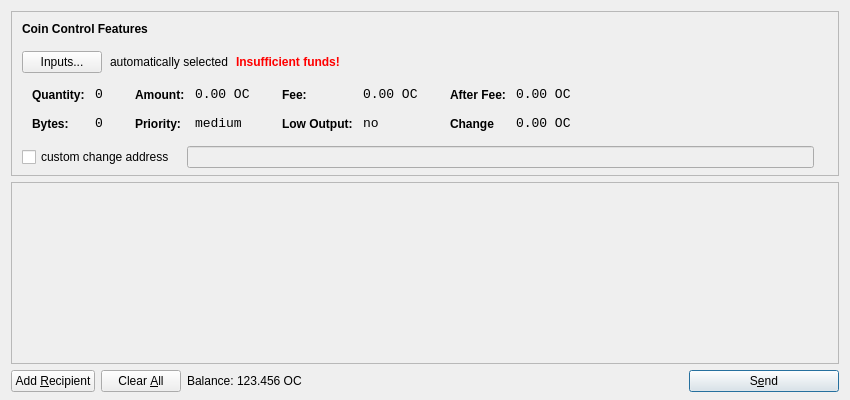
<?xml version="1.0" encoding="UTF-8"?>
<ui version="4.0">
 <class>SendCoinsDialog</class>
 <widget class="QDialog" name="SendCoinsDialog">
  <property name="geometry">
   <rect>
    <x>0</x>
    <y>0</y>
    <width>850</width>
    <height>400</height>
   </rect>
  </property>
  <property name="windowTitle">
   <string>Send Coins</string>
  </property>
  <layout class="QVBoxLayout" name="verticalLayout" stretch="0,1,0">
   <property name="bottomMargin">
    <number>8</number>
   </property>
   <item>
    <widget class="QFrame" name="frameCoinControl">
     <property name="sizePolicy">
      <sizepolicy hsizetype="Expanding" vsizetype="Expanding">
       <horstretch>0</horstretch>
       <verstretch>0</verstretch>
      </sizepolicy>
     </property>
     <property name="maximumSize">
      <size>
       <width>16777215</width>
       <height>16777215</height>
      </size>
     </property>
     <property name="frameShape">
      <enum>QFrame::StyledPanel</enum>
     </property>
     <property name="frameShadow">
      <enum>QFrame::Sunken</enum>
     </property>
     <layout class="QVBoxLayout" name="verticalLayoutCoinControl2">
      <property name="spacing">
       <number>-1</number>
      </property>
      <property name="leftMargin">
       <number>0</number>
      </property>
      <property name="topMargin">
       <number>0</number>
      </property>
      <property name="rightMargin">
       <number>0</number>
      </property>
      <property name="bottomMargin">
       <number>6</number>
      </property>
      <item>
       <layout class="QVBoxLayout" name="verticalLayoutCoinControl" stretch="0,0,0,0,1">
        <property name="spacing">
         <number>0</number>
        </property>
        <property name="leftMargin">
         <number>10</number>
        </property>
        <property name="topMargin">
         <number>10</number>
        </property>
        <item>
         <layout class="QHBoxLayout" name="horizontalLayoutCoinControl1">
          <property name="bottomMargin">
           <number>15</number>
          </property>
          <item>
           <widget class="QLabel" name="labelCoinControlFeatures">
            <property name="sizePolicy">
             <sizepolicy hsizetype="Preferred" vsizetype="Maximum">
              <horstretch>0</horstretch>
              <verstretch>0</verstretch>
             </sizepolicy>
            </property>
            <property name="font">
             <font>
              <weight>75</weight>
              <bold>true</bold>
             </font>
            </property>
            <property name="styleSheet">
             <string notr="true">font-weight:bold;</string>
            </property>
            <property name="text">
             <string>Coin Control Features</string>
            </property>
           </widget>
          </item>
         </layout>
        </item>
        <item>
         <layout class="QHBoxLayout" name="horizontalLayoutCoinControl2" stretch="0,0,0,0">
          <property name="spacing">
           <number>8</number>
          </property>
          <property name="bottomMargin">
           <number>10</number>
          </property>
          <item>
           <widget class="QPushButton" name="pushButtonCoinControl">
            <property name="styleSheet">
             <string notr="true"/>
            </property>
            <property name="text">
             <string>Inputs...</string>
            </property>
           </widget>
          </item>
          <item>
           <widget class="QLabel" name="labelCoinControlAutomaticallySelected">
            <property name="text">
             <string>automatically selected</string>
            </property>
            <property name="margin">
             <number>5</number>
            </property>
           </widget>
          </item>
          <item>
           <widget class="QLabel" name="labelCoinControlInsuffFunds">
            <property name="font">
             <font>
              <weight>75</weight>
              <bold>true</bold>
             </font>
            </property>
            <property name="styleSheet">
             <string notr="true">color:red;font-weight:bold;</string>
            </property>
            <property name="text">
             <string>Insufficient funds!</string>
            </property>
            <property name="margin">
             <number>5</number>
            </property>
           </widget>
          </item>
          <item>
           <spacer name="horizontalSpacerCoinControl">
            <property name="orientation">
             <enum>Qt::Horizontal</enum>
            </property>
            <property name="sizeHint" stdset="0">
             <size>
              <width>40</width>
              <height>1</height>
             </size>
            </property>
           </spacer>
          </item>
         </layout>
        </item>
        <item>
         <widget class="QWidget" name="widgetCoinControl" native="true">
          <property name="sizePolicy">
           <sizepolicy hsizetype="Preferred" vsizetype="Preferred">
            <horstretch>0</horstretch>
            <verstretch>0</verstretch>
           </sizepolicy>
          </property>
          <property name="minimumSize">
           <size>
            <width>0</width>
            <height>0</height>
           </size>
          </property>
          <property name="styleSheet">
           <string notr="true"/>
          </property>
          <layout class="QHBoxLayout" name="horizontalLayoutCoinControl5">
           <property name="margin">
            <number>0</number>
           </property>
           <item>
            <layout class="QHBoxLayout" name="horizontalLayoutCoinControl3" stretch="0,0,0,1">
             <property name="spacing">
              <number>20</number>
             </property>
             <property name="topMargin">
              <number>0</number>
             </property>
             <property name="bottomMargin">
              <number>10</number>
             </property>
             <item>
              <layout class="QFormLayout" name="formLayoutCoinControl1">
               <property name="horizontalSpacing">
                <number>10</number>
               </property>
               <property name="verticalSpacing">
                <number>14</number>
               </property>
               <property name="leftMargin">
                <number>10</number>
               </property>
               <property name="topMargin">
                <number>4</number>
               </property>
               <property name="rightMargin">
                <number>6</number>
               </property>
               <item row="0" column="0">
                <widget class="QLabel" name="labelCoinControlQuantityText">
                 <property name="styleSheet">
                  <string notr="true">font-weight:bold;</string>
                 </property>
                 <property name="text">
                  <string>Quantity:</string>
                 </property>
                 <property name="margin">
                  <number>0</number>
                 </property>
                </widget>
               </item>
               <item row="0" column="1">
                <widget class="QLabel" name="labelCoinControlQuantity">
                 <property name="font">
                  <font>
                   <family>Monospace</family>
                   <pointsize>10</pointsize>
                  </font>
                 </property>
                 <property name="cursor">
                  <cursorShape>IBeamCursor</cursorShape>
                 </property>
                 <property name="contextMenuPolicy">
                  <enum>Qt::ActionsContextMenu</enum>
                 </property>
                 <property name="text">
                  <string>0</string>
                 </property>
                 <property name="margin">
                  <number>0</number>
                 </property>
                 <property name="textInteractionFlags">
                  <set>Qt::LinksAccessibleByMouse|Qt::TextSelectableByKeyboard|Qt::TextSelectableByMouse</set>
                 </property>
                </widget>
               </item>
               <item row="1" column="0">
                <widget class="QLabel" name="labelCoinControlBytesText">
                 <property name="styleSheet">
                  <string notr="true">font-weight:bold;</string>
                 </property>
                 <property name="text">
                  <string>Bytes:</string>
                 </property>
                </widget>
               </item>
               <item row="1" column="1">
                <widget class="QLabel" name="labelCoinControlBytes">
                 <property name="font">
                  <font>
                   <family>Monospace</family>
                   <pointsize>10</pointsize>
                  </font>
                 </property>
                 <property name="cursor">
                  <cursorShape>IBeamCursor</cursorShape>
                 </property>
                 <property name="contextMenuPolicy">
                  <enum>Qt::ActionsContextMenu</enum>
                 </property>
                 <property name="text">
                  <string>0</string>
                 </property>
                 <property name="textInteractionFlags">
                  <set>Qt::LinksAccessibleByMouse|Qt::TextSelectableByKeyboard|Qt::TextSelectableByMouse</set>
                 </property>
                </widget>
               </item>
              </layout>
             </item>
             <item>
              <layout class="QFormLayout" name="formLayoutCoinControl2">
               <property name="horizontalSpacing">
                <number>10</number>
               </property>
               <property name="verticalSpacing">
                <number>14</number>
               </property>
               <property name="leftMargin">
                <number>6</number>
               </property>
               <property name="topMargin">
                <number>4</number>
               </property>
               <property name="rightMargin">
                <number>6</number>
               </property>
               <item row="0" column="0">
                <widget class="QLabel" name="labelCoinControlAmountText">
                 <property name="styleSheet">
                  <string notr="true">font-weight:bold;</string>
                 </property>
                 <property name="text">
                  <string>Amount:</string>
                 </property>
                 <property name="margin">
                  <number>0</number>
                 </property>
                </widget>
               </item>
               <item row="0" column="1">
                <widget class="QLabel" name="labelCoinControlAmount">
                 <property name="font">
                  <font>
                   <family>Monospace</family>
                   <pointsize>10</pointsize>
                  </font>
                 </property>
                 <property name="cursor">
                  <cursorShape>IBeamCursor</cursorShape>
                 </property>
                 <property name="contextMenuPolicy">
                  <enum>Qt::ActionsContextMenu</enum>
                 </property>
                 <property name="text">
                  <string>0.00 OC</string>
                 </property>
                 <property name="textInteractionFlags">
                  <set>Qt::LinksAccessibleByMouse|Qt::TextSelectableByKeyboard|Qt::TextSelectableByMouse</set>
                 </property>
                </widget>
               </item>
               <item row="1" column="0">
                <widget class="QLabel" name="labelCoinControlPriorityText">
                 <property name="styleSheet">
                  <string notr="true">font-weight:bold;</string>
                 </property>
                 <property name="text">
                  <string>Priority:</string>
                 </property>
                </widget>
               </item>
               <item row="1" column="1">
                <widget class="QLabel" name="labelCoinControlPriority">
                 <property name="font">
                  <font>
                   <family>Monospace</family>
                   <pointsize>10</pointsize>
                  </font>
                 </property>
                 <property name="cursor">
                  <cursorShape>IBeamCursor</cursorShape>
                 </property>
                 <property name="contextMenuPolicy">
                  <enum>Qt::ActionsContextMenu</enum>
                 </property>
                 <property name="text">
                  <string>medium</string>
                 </property>
                 <property name="textInteractionFlags">
                  <set>Qt::LinksAccessibleByMouse|Qt::TextSelectableByKeyboard|Qt::TextSelectableByMouse</set>
                 </property>
                </widget>
               </item>
              </layout>
             </item>
             <item>
              <layout class="QFormLayout" name="formLayoutCoinControl3">
               <property name="horizontalSpacing">
                <number>10</number>
               </property>
               <property name="verticalSpacing">
                <number>14</number>
               </property>
               <property name="leftMargin">
                <number>6</number>
               </property>
               <property name="topMargin">
                <number>4</number>
               </property>
               <property name="rightMargin">
                <number>6</number>
               </property>
               <item row="0" column="0">
                <widget class="QLabel" name="labelCoinControlFeeText">
                 <property name="styleSheet">
                  <string notr="true">font-weight:bold;</string>
                 </property>
                 <property name="text">
                  <string>Fee:</string>
                 </property>
                 <property name="margin">
                  <number>0</number>
                 </property>
                </widget>
               </item>
               <item row="0" column="1">
                <widget class="QLabel" name="labelCoinControlFee">
                 <property name="font">
                  <font>
                   <family>Monospace</family>
                   <pointsize>10</pointsize>
                  </font>
                 </property>
                 <property name="cursor">
                  <cursorShape>IBeamCursor</cursorShape>
                 </property>
                 <property name="contextMenuPolicy">
                  <enum>Qt::ActionsContextMenu</enum>
                 </property>
                 <property name="text">
                  <string>0.00 OC</string>
                 </property>
                 <property name="textInteractionFlags">
                  <set>Qt::LinksAccessibleByMouse|Qt::TextSelectableByKeyboard|Qt::TextSelectableByMouse</set>
                 </property>
                </widget>
               </item>
               <item row="1" column="0">
                <widget class="QLabel" name="labelCoinControlLowOutputText">
                 <property name="styleSheet">
                  <string notr="true">font-weight:bold;</string>
                 </property>
                 <property name="text">
                  <string>Low Output:</string>
                 </property>
                </widget>
               </item>
               <item row="1" column="1">
                <widget class="QLabel" name="labelCoinControlLowOutput">
                 <property name="font">
                  <font>
                   <family>Monospace</family>
                   <pointsize>10</pointsize>
                  </font>
                 </property>
                 <property name="cursor">
                  <cursorShape>IBeamCursor</cursorShape>
                 </property>
                 <property name="contextMenuPolicy">
                  <enum>Qt::ActionsContextMenu</enum>
                 </property>
                 <property name="text">
                  <string>no</string>
                 </property>
                 <property name="textInteractionFlags">
                  <set>Qt::LinksAccessibleByMouse|Qt::TextSelectableByKeyboard|Qt::TextSelectableByMouse</set>
                 </property>
                </widget>
               </item>
              </layout>
             </item>
             <item>
              <layout class="QFormLayout" name="formLayoutCoinControl4">
               <property name="horizontalSpacing">
                <number>10</number>
               </property>
               <property name="verticalSpacing">
                <number>14</number>
               </property>
               <property name="leftMargin">
                <number>6</number>
               </property>
               <property name="topMargin">
                <number>4</number>
               </property>
               <property name="rightMargin">
                <number>6</number>
               </property>
               <item row="0" column="0">
                <widget class="QLabel" name="labelCoinControlAfterFeeText">
                 <property name="styleSheet">
                  <string notr="true">font-weight:bold;</string>
                 </property>
                 <property name="text">
                  <string>After Fee:</string>
                 </property>
                 <property name="margin">
                  <number>0</number>
                 </property>
                </widget>
               </item>
               <item row="0" column="1">
                <widget class="QLabel" name="labelCoinControlAfterFee">
                 <property name="font">
                  <font>
                   <family>Monospace</family>
                   <pointsize>10</pointsize>
                  </font>
                 </property>
                 <property name="cursor">
                  <cursorShape>IBeamCursor</cursorShape>
                 </property>
                 <property name="contextMenuPolicy">
                  <enum>Qt::ActionsContextMenu</enum>
                 </property>
                 <property name="text">
                  <string>0.00 OC</string>
                 </property>
                 <property name="textInteractionFlags">
                  <set>Qt::LinksAccessibleByMouse|Qt::TextSelectableByKeyboard|Qt::TextSelectableByMouse</set>
                 </property>
                </widget>
               </item>
               <item row="1" column="0">
                <widget class="QLabel" name="labelCoinControlChangeText">
                 <property name="styleSheet">
                  <string notr="true">font-weight:bold;</string>
                 </property>
                 <property name="text">
                  <string>Change</string>
                 </property>
                </widget>
               </item>
               <item row="1" column="1">
                <widget class="QLabel" name="labelCoinControlChange">
                 <property name="font">
                  <font>
                   <family>Monospace</family>
                   <pointsize>10</pointsize>
                  </font>
                 </property>
                 <property name="cursor">
                  <cursorShape>IBeamCursor</cursorShape>
                 </property>
                 <property name="contextMenuPolicy">
                  <enum>Qt::ActionsContextMenu</enum>
                 </property>
                 <property name="text">
                  <string>0.00 OC</string>
                 </property>
                 <property name="textInteractionFlags">
                  <set>Qt::LinksAccessibleByMouse|Qt::TextSelectableByKeyboard|Qt::TextSelectableByMouse</set>
                 </property>
                </widget>
               </item>
              </layout>
             </item>
            </layout>
           </item>
          </layout>
         </widget>
        </item>
        <item>
         <layout class="QHBoxLayout" name="horizontalLayoutCoinControl4" stretch="0,0,0">
          <property name="spacing">
           <number>12</number>
          </property>
          <property name="sizeConstraint">
           <enum>QLayout::SetDefaultConstraint</enum>
          </property>
          <property name="topMargin">
           <number>5</number>
          </property>
          <property name="rightMargin">
           <number>5</number>
          </property>
          <item>
           <widget class="QCheckBox" name="checkBoxCoinControlChange">
            <property name="text">
             <string>custom change address</string>
            </property>
           </widget>
          </item>
          <item>
           <widget class="QLineEdit" name="lineEditCoinControlChange">
            <property name="enabled">
             <bool>false</bool>
            </property>
            <property name="sizePolicy">
             <sizepolicy hsizetype="Expanding" vsizetype="Fixed">
              <horstretch>0</horstretch>
              <verstretch>0</verstretch>
             </sizepolicy>
            </property>
           </widget>
          </item>
          <item>
           <widget class="QLabel" name="labelCoinControlChangeLabel">
            <property name="sizePolicy">
             <sizepolicy hsizetype="Preferred" vsizetype="Expanding">
              <horstretch>0</horstretch>
              <verstretch>0</verstretch>
             </sizepolicy>
            </property>
            <property name="minimumSize">
             <size>
              <width>0</width>
              <height>0</height>
             </size>
            </property>
            <property name="text">
             <string/>
            </property>
            <property name="margin">
             <number>3</number>
            </property>
           </widget>
          </item>
         </layout>
        </item>
        <item>
         <spacer name="verticalSpacerCoinControl">
          <property name="orientation">
           <enum>Qt::Vertical</enum>
          </property>
          <property name="sizeHint" stdset="0">
           <size>
            <width>800</width>
            <height>1</height>
           </size>
          </property>
         </spacer>
        </item>
       </layout>
      </item>
     </layout>
    </widget>
   </item>
   <item>
    <widget class="QScrollArea" name="scrollArea">
     <property name="widgetResizable">
      <bool>true</bool>
     </property>
     <widget class="QWidget" name="scrollAreaWidgetContents">
      <property name="geometry">
       <rect>
        <x>0</x>
        <y>0</y>
        <width>830</width>
        <height>165</height>
       </rect>
      </property>
      <layout class="QVBoxLayout" name="verticalLayout_2">
       <property name="margin">
        <number>0</number>
       </property>
       <item>
        <layout class="QVBoxLayout" name="entries">
         <property name="spacing">
          <number>6</number>
         </property>
        </layout>
       </item>
       <item>
        <spacer name="verticalSpacer">
         <property name="orientation">
          <enum>Qt::Vertical</enum>
         </property>
         <property name="sizeHint" stdset="0">
          <size>
           <width>20</width>
           <height>40</height>
          </size>
         </property>
        </spacer>
       </item>
      </layout>
     </widget>
    </widget>
   </item>
   <item>
    <layout class="QHBoxLayout" name="horizontalLayout">
     <item>
      <widget class="QPushButton" name="addButton">
       <property name="toolTip">
        <string>Send to multiple recipients at once</string>
       </property>
       <property name="text">
        <string>Add &amp;Recipient</string>
       </property>
       <property name="icon">
        <iconset resource="../bitcoin.qrc">
         <normaloff>:/icons/add</normaloff>:/icons/add</iconset>
       </property>
       <property name="autoDefault">
        <bool>false</bool>
       </property>
      </widget>
     </item>
     <item>
      <widget class="QPushButton" name="clearButton">
       <property name="sizePolicy">
        <sizepolicy hsizetype="Minimum" vsizetype="Fixed">
         <horstretch>0</horstretch>
         <verstretch>0</verstretch>
        </sizepolicy>
       </property>
       <property name="toolTip">
        <string>Remove all transaction fields</string>
       </property>
       <property name="text">
        <string>Clear &amp;All</string>
       </property>
       <property name="icon">
        <iconset resource="../bitcoin.qrc">
         <normaloff>:/icons/remove</normaloff>:/icons/remove</iconset>
       </property>
       <property name="autoRepeatDelay">
        <number>300</number>
       </property>
       <property name="autoDefault">
        <bool>false</bool>
       </property>
      </widget>
     </item>
     <item>
      <layout class="QHBoxLayout" name="horizontalLayout_2">
       <property name="spacing">
        <number>3</number>
       </property>
       <item>
        <widget class="QLabel" name="label">
         <property name="sizePolicy">
          <sizepolicy hsizetype="Preferred" vsizetype="Fixed">
           <horstretch>0</horstretch>
           <verstretch>0</verstretch>
          </sizepolicy>
         </property>
         <property name="text">
          <string>Balance:</string>
         </property>
        </widget>
       </item>
       <item>
        <widget class="QLabel" name="labelBalance">
         <property name="sizePolicy">
          <sizepolicy hsizetype="Preferred" vsizetype="Fixed">
           <horstretch>0</horstretch>
           <verstretch>0</verstretch>
          </sizepolicy>
         </property>
         <property name="cursor">
          <cursorShape>IBeamCursor</cursorShape>
         </property>
         <property name="text">
          <string>123.456 OC</string>
         </property>
         <property name="textInteractionFlags">
          <set>Qt::LinksAccessibleByMouse|Qt::TextSelectableByKeyboard|Qt::TextSelectableByMouse</set>
         </property>
        </widget>
       </item>
      </layout>
     </item>
     <item>
      <spacer name="horizontalSpacer">
       <property name="orientation">
        <enum>Qt::Horizontal</enum>
       </property>
       <property name="sizeHint" stdset="0">
        <size>
         <width>40</width>
         <height>20</height>
        </size>
       </property>
      </spacer>
     </item>
     <item>
      <widget class="QPushButton" name="sendButton">
       <property name="minimumSize">
        <size>
         <width>150</width>
         <height>0</height>
        </size>
       </property>
       <property name="toolTip">
        <string>Confirm the send action</string>
       </property>
       <property name="text">
        <string>S&amp;end</string>
       </property>
       <property name="icon">
        <iconset resource="../bitcoin.qrc">
         <normaloff>:/icons/send</normaloff>:/icons/send</iconset>
       </property>
       <property name="default">
        <bool>true</bool>
       </property>
      </widget>
     </item>
    </layout>
   </item>
  </layout>
 </widget>
 <resources>
  <include location="../bitcoin.qrc"/>
 </resources>
 <connections/>
</ui>
